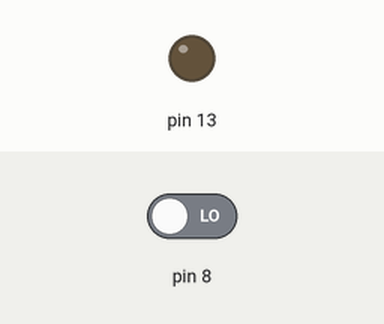
The sketch below on a simulated Arduino Uno, built with avr-gcc and run on an emulated ATmega328P. Shown: output pins drawn as LEDs (lit = HIGH). The inputs (shaded band) are chosen by the test bench; at power-on: pin 8 LOW.

Above: at 5.0 s.
5.1 s: pin 8 driven HIGH
At 5.5 s:
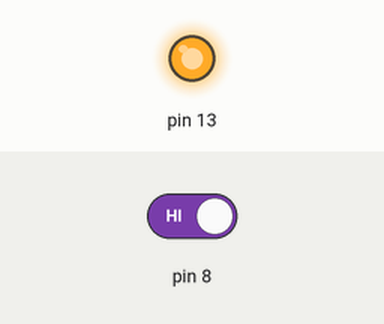
6.6 s: pin 8 driven LOW
At 7.9 s:
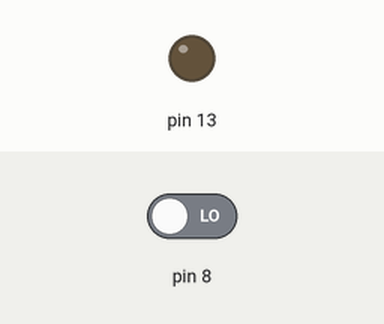
Timing chart, 0 to 9.6 s (numbered marks = the images above; inputs shaded):
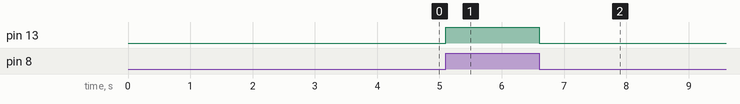

Measured:
- after the input at 5.1 s, pin 13: LOW → HIGH at once
- after the input at 6.6 s, pin 13: HIGH → LOW at once

The sketch:

PCINT0_interrupt.ino
```cpp
#define F_CPU 16000000UL
#include <avr/io.h>
#include <util/delay.h>
#include <avr/interrupt.h>

#define set_bit(value, bit) ( _SFR_BYTE(value) |= _BV(bit))
#define clear_bit(value, bit) ( _SFR_BYTE(value) &= ~_BV(bit))

volatile uint8_t state = 0;

ISR(PCINT0_vect) {
  state = ! state;
}

void PCINT0_init(void) {
  PCICR |= (1 << PCIE0);  //pincange in
  PCMSK0 |= (1 << PCINT0);
  sei();
}

int main(void) {
  PCINT0_init();
  clear_bit(DDRB, 0);
  set_bit(DDRB, 5);


  while(1) {
    if(state) {
      set_bit(PORTB, 5);

    }

    else {
      clear_bit(PORTB, 5);
       _delay_ms(50); //debouncing
    }

  }

  return 0;
}
```
